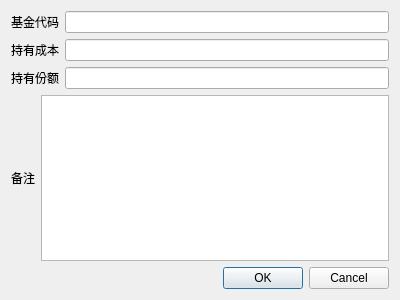
<?xml version="1.0" encoding="UTF-8"?>
<ui version="4.0">
 <class>NewHoldingDialog</class>
 <widget class="QDialog" name="NewHoldingDialog">
  <property name="geometry">
   <rect>
    <x>0</x>
    <y>0</y>
    <width>400</width>
    <height>300</height>
   </rect>
  </property>
  <property name="windowTitle">
   <string>新增基金</string>
  </property>
  <layout class="QVBoxLayout" name="verticalLayout">
   <item>
    <layout class="QHBoxLayout" name="horizontalLayout">
     <item>
      <widget class="QLabel" name="label">
       <property name="text">
        <string>基金代码</string>
       </property>
      </widget>
     </item>
     <item>
      <widget class="QLineEdit" name="code_edit"/>
     </item>
    </layout>
   </item>
   <item>
    <layout class="QHBoxLayout" name="horizontalLayout_2">
     <item>
      <widget class="QLabel" name="label_2">
       <property name="text">
        <string>持有成本</string>
       </property>
      </widget>
     </item>
     <item>
      <widget class="QLineEdit" name="holding_unit_cost_edit"/>
     </item>
    </layout>
   </item>
   <item>
    <layout class="QHBoxLayout" name="horizontalLayout_3">
     <item>
      <widget class="QLabel" name="label_3">
       <property name="text">
        <string>持有份额</string>
       </property>
      </widget>
     </item>
     <item>
      <widget class="QLineEdit" name="holding_share_edit"/>
     </item>
    </layout>
   </item>
   <item>
    <layout class="QHBoxLayout" name="horizontalLayout_4">
     <item>
      <widget class="QLabel" name="label_4">
       <property name="text">
        <string>备注</string>
       </property>
      </widget>
     </item>
     <item>
      <widget class="QTextEdit" name="remarks_edit"/>
     </item>
    </layout>
   </item>
   <item>
    <widget class="QDialogButtonBox" name="buttonBox">
     <property name="orientation">
      <enum>Qt::Horizontal</enum>
     </property>
     <property name="standardButtons">
      <set>QDialogButtonBox::Cancel|QDialogButtonBox::Ok</set>
     </property>
    </widget>
   </item>
  </layout>
 </widget>
 <resources/>
 <connections>
  <connection>
   <sender>buttonBox</sender>
   <signal>accepted()</signal>
   <receiver>NewHoldingDialog</receiver>
   <slot>accept()</slot>
   <hints>
    <hint type="sourcelabel">
     <x>248</x>
     <y>254</y>
    </hint>
    <hint type="destinationlabel">
     <x>157</x>
     <y>274</y>
    </hint>
   </hints>
  </connection>
  <connection>
   <sender>buttonBox</sender>
   <signal>rejected()</signal>
   <receiver>NewHoldingDialog</receiver>
   <slot>reject()</slot>
   <hints>
    <hint type="sourcelabel">
     <x>316</x>
     <y>260</y>
    </hint>
    <hint type="destinationlabel">
     <x>286</x>
     <y>274</y>
    </hint>
   </hints>
  </connection>
 </connections>
</ui>
